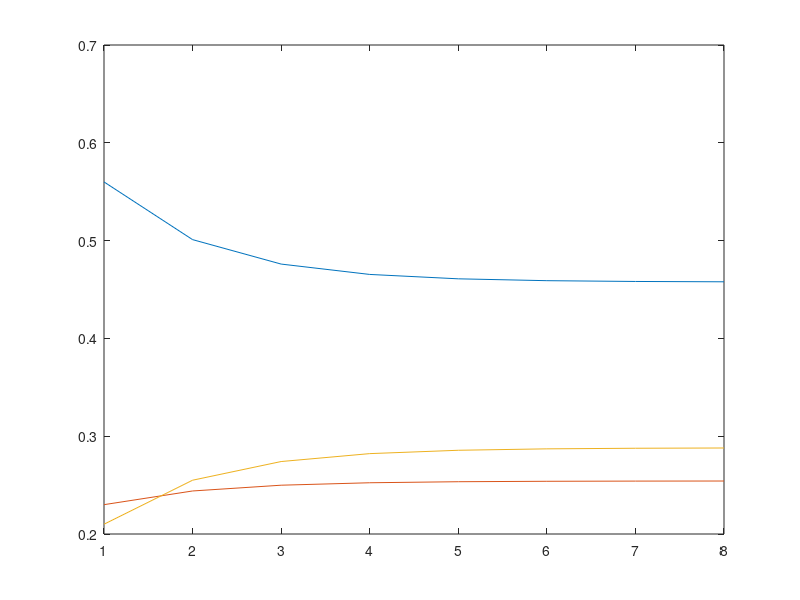

Recreate this plot in MATLAB.
clc
transitions =[0.7 0.2 0.1;
              0.2 0.3 0.5;
              0.3 0.3 0.4]';
          
x0 = [1;0;0];

chances = transitions*x0;

probB = chances(3)  %alinea b

toPlotSol = zeros(20,1);
toPlotNuvens = zeros(20,1);
toPlotChuva = zeros(20,1);
%alinea C
chances = transitions;

for i = 1 : 20
    chances = chances*transitions;
    toPlotSol(i) = chances(1);
    toPlotNuvens(i) = chances(2);
    toPlotChuva(i) = chances(3);
end
x = 1:20;
plot(x,toPlotSol);
hold on
plot(x,toPlotNuvens);
plot(x,toPlotChuva);
hold off

%alinea D
chances = transitions;
i = 1;
while(true)
   chances = chances*transitions;
   toPlotSol2(i) = chances(1);
   toPlotNuvens2(i) = chances(2);
   toPlotChuva2(i) = chances(3);
   if(i> 1)
       if( abs(toPlotSol2(i)- toPlotSol2(i-1) > 10^-4))
           break;
       end
       if( abs(toPlotNuvens2(i)- toPlotNuvens2(i-1) < 10^-4))
           break;
       end
       if( abs(toPlotChuva2(i)- toPlotChuva2(i-1) < 10^-4))
           break;
       end
   end
   i=i+1;
end
%% 
plot(toPlotSol2)
hold on
plot(toPlotNuvens2)
plot(toPlotChuva2)
